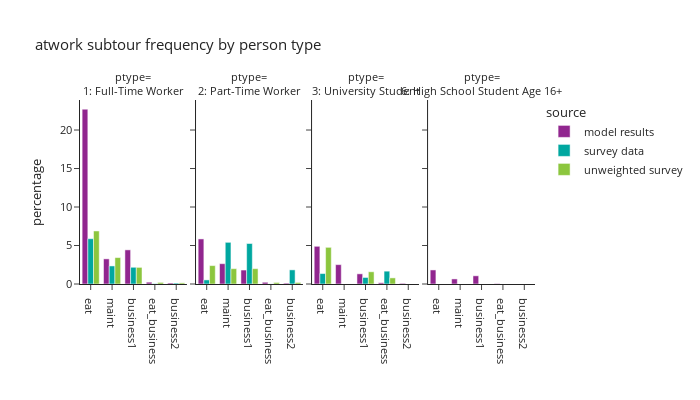

Notebook source saved alongside this figure:
### Code cell
plot_atwork_subtour(work_tour,'ptype_label',"person type","ptype")

### Figure 1 — Plotly figure (JSON) as saved in the notebook; plotly's stock layout.template omitted (floating-point values rounded to 4 significant figures)
{"data": [{"alignmentgroup": "True", "hovertemplate": "source=model results<br>ptype_label=1: Full-Time Worker<br>atwork_subtour_frequency=%{x}<br>percentage=%{y}<extra></extra>", "legendgroup": "model results", "marker": {"color": "#91268F", "pattern": {"shape": ""}}, "name": "model results", "offsetgroup": "model results", "orientation": "v", "showlegend": true, "textposition": "auto", "type": "bar", "x": ["business1", "business2", "eat", "eat_business", "maint"], "xaxis": "x", "y": [4.434, 0.1292, 22.71, 0.2383, 3.264], "yaxis": "y"}, {"alignmentgroup": "True", "hovertemplate": "source=model results<br>ptype_label=2: Part-Time Worker<br>atwork_subtour_frequency=%{x}<br>percentage=%{y}<extra></extra>", "legendgroup": "model results", "marker": {"color": "#91268F", "pattern": {"shape": ""}}, "name": "model results", "offsetgroup": "model results", "orientation": "v", "showlegend": false, "textposition": "auto", "type": "bar", "x": ["business1", "business2", "eat", "eat_business", "maint"], "xaxis": "x2", "y": [1.813, 0.1105, 5.854, 0.2249, 2.638], "yaxis": "y2"}, {"alignmentgroup": "True", "hovertemplate": "source=model results<br>ptype_label=3: University Student<br>atwork_subtour_frequency=%{x}<br>percentage=%{y}<extra></extra>", "legendgroup": "model results", "marker": {"color": "#91268F", "pattern": {"shape": ""}}, "name": "model results", "offsetgroup": "model results", "orientation": "v", "showlegend": false, "textposition": "auto", "type": "bar", "x": ["business1", "business2", "eat", "eat_business", "maint"], "xaxis": "x3", "y": [1.321, 0.0846, 4.897, 0.1627, 2.515], "yaxis": "y3"}, {"alignmentgroup": "True", "hovertemplate": "source=model results<br>ptype_label=6: High School Student Age 16+<br>atwork_subtour_frequency=%{x}<br>percentage=%{y}<extra></extra>", "legendgroup": "model results", "marker": {"color": "#91268F", "pattern": {"shape": ""}}, "name": "model results", "offsetgroup": "model results", "orientation": "v", "showlegend": false, "textposition": "auto", "type": "bar", "x": ["business1", "eat", "eat_business", "maint"], "xaxis": "x4", "y": [1.064, 1.825, 0.05068, 0.6589], "yaxis": "y4"}, {"alignmentgroup": "True", "hovertemplate": "source=survey data<br>ptype_label=1: Full-Time Worker<br>atwork_subtour_frequency=%{x}<br>percentage=%{y}<extra></extra>", "legendgroup": "survey data", "marker": {"color": "#00A7A0", "pattern": {"shape": ""}}, "name": "survey data", "offsetgroup": "survey data", "orientation": "v", "showlegend": true, "textposition": "auto", "type": "bar", "x": ["business1", "business2", "eat", "eat_business", "maint"], "xaxis": "x", "y": [2.171, 0.1175, 5.883, 0.04019, 2.346], "yaxis": "y"}, {"alignmentgroup": "True", "hovertemplate": "source=survey data<br>ptype_label=2: Part-Time Worker<br>atwork_subtour_frequency=%{x}<br>percentage=%{y}<extra></extra>", "legendgroup": "survey data", "marker": {"color": "#00A7A0", "pattern": {"shape": ""}}, "name": "survey data", "offsetgroup": "survey data", "orientation": "v", "showlegend": false, "textposition": "auto", "type": "bar", "x": ["business1", "business2", "eat", "eat_business", "maint"], "xaxis": "x2", "y": [5.259, 1.836, 0.53, 0.009902, 5.412], "yaxis": "y2"}, {"alignmentgroup": "True", "hovertemplate": "source=survey data<br>ptype_label=3: University Student<br>atwork_subtour_frequency=%{x}<br>percentage=%{y}<extra></extra>", "legendgroup": "survey data", "marker": {"color": "#00A7A0", "pattern": {"shape": ""}}, "name": "survey data", "offsetgroup": "survey data", "orientation": "v", "showlegend": false, "textposition": "auto", "type": "bar", "x": ["business1", "eat", "eat_business"], "xaxis": "x3", "y": [0.8482, 1.357, 1.668], "yaxis": "y3"}, {"alignmentgroup": "True", "hovertemplate": "source=unweighted survey<br>ptype_label=1: Full-Time Worker<br>atwork_subtour_frequency=%{x}<br>percentage=%{y}<extra></extra>", "legendgroup": "unweighted survey", "marker": {"color": "#8CC63E", "pattern": {"shape": ""}}, "name": "unweighted survey", "offsetgroup": "unweighted survey", "orientation": "v", "showlegend": true, "textposition": "auto", "type": "bar", "x": ["business1", "business2", "eat", "eat_business", "maint"], "xaxis": "x", "y": [2.158, 0.1478, 6.889, 0.207, 3.43], "yaxis": "y"}, {"alignmentgroup": "True", "hovertemplate": "source=unweighted survey<br>ptype_label=2: Part-Time Worker<br>atwork_subtour_frequency=%{x}<br>percentage=%{y}<extra></extra>", "legendgroup": "unweighted survey", "marker": {"color": "#8CC63E", "pattern": {"shape": ""}}, "name": "unweighted survey", "offsetgroup": "unweighted survey", "orientation": "v", "showlegend": false, "textposition": "auto", "type": "bar", "x": ["business1", "business2", "eat", "eat_business", "maint"], "xaxis": "x2", "y": [1.992, 0.1992, 2.39, 0.1992, 1.992], "yaxis": "y2"}, {"alignmentgroup": "True", "hovertemplate": "source=unweighted survey<br>ptype_label=3: University Student<br>atwork_subtour_frequency=%{x}<br>percentage=%{y}<extra></extra>", "legendgroup": "unweighted survey", "marker": {"color": "#8CC63E", "pattern": {"shape": ""}}, "name": "unweighted survey", "offsetgroup": "unweighted survey", "orientation": "v", "showlegend": false, "textposition": "auto", "type": "bar", "x": ["business1", "eat", "eat_business"], "xaxis": "x3", "y": [1.587, 4.762, 0.7937], "yaxis": "y3"}], "layout": {"annotations": [{"font": {}, "showarrow": false, "text": "ptype=<br>1: Full-Time Worker", "x": 0.1175, "xanchor": "center", "xref": "paper", "y": 1.0, "yanchor": "bottom", "yref": "paper"}, {"font": {}, "showarrow": false, "text": "ptype=<br>2: Part-Time Worker", "x": 0.3725, "xanchor": "center", "xref": "paper", "y": 1.0, "yanchor": "bottom", "yref": "paper"}, {"font": {}, "showarrow": false, "text": "ptype=<br>3: University Student", "x": 0.6275, "xanchor": "center", "xref": "paper", "y": 1.0, "yanchor": "bottom", "yref": "paper"}, {"font": {}, "showarrow": false, "text": "ptype=<br>6: High School Student Age 16+", "x": 0.8825, "xanchor": "center", "xref": "paper", "y": 1.0, "yanchor": "bottom", "yref": "paper"}], "barmode": "group", "height": 400, "legend": {"title": {"text": "source"}, "tracegroupgap": 0}, "title": {"text": "atwork subtour frequency by person type"}, "width": 700, "xaxis": {"anchor": "y", "categoryarray": ["eat", "maint", "business1", "eat_business", "business2"], "categoryorder": "array", "domain": [0.0, 0.235], "title": {"text": ""}}, "xaxis2": {"anchor": "y2", "categoryarray": ["eat", "maint", "business1", "eat_business", "business2"], "categoryorder": "array", "domain": [0.255, 0.49], "matches": "x", "title": {"text": ""}}, "xaxis3": {"anchor": "y3", "categoryarray": ["eat", "maint", "business1", "eat_business", "business2"], "categoryorder": "array", "domain": [0.51, 0.745], "matches": "x", "title": {"text": ""}}, "xaxis4": {"anchor": "y4", "categoryarray": ["eat", "maint", "business1", "eat_business", "business2"], "categoryorder": "array", "domain": [0.765, 1.0], "matches": "x", "title": {"text": ""}}, "yaxis": {"anchor": "x", "domain": [0.0, 1.0], "title": {"text": "percentage"}}, "yaxis2": {"anchor": "x2", "domain": [0.0, 1.0], "matches": "y", "showticklabels": false}, "yaxis3": {"anchor": "x3", "domain": [0.0, 1.0], "matches": "y", "showticklabels": false}, "yaxis4": {"anchor": "x4", "domain": [0.0, 1.0], "matches": "y", "showticklabels": false}}}
